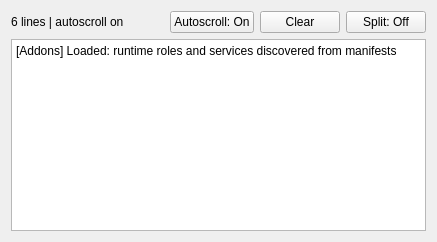
           <widget class="QWidget" name="system_console_tab">
            <attribute name="title">
             <string>System Console</string>
            </attribute>
            <layout class="QVBoxLayout" name="systemConsoleLayout" stretch="0,1">
             <item>
              <layout class="QHBoxLayout" name="systemConsoleHeader">
               <item>
                <widget class="QLabel" name="console_status">
                 <property name="text">
                  <string>6 lines | autoscroll on</string>
                 </property>
                </widget>
               </item>
               <item>
                <spacer name="systemConsoleSpacer">
                 <property name="orientation">
                  <enum>Qt::Orientation::Horizontal</enum>
                 </property>
                 <property name="sizeHint" stdset="0">
                  <size>
                   <width>40</width>
                   <height>20</height>
                  </size>
                 </property>
                </spacer>
               </item>
               <item>
                <widget class="QPushButton" name="console_autoscroll_button">
                 <property name="text">
                  <string>Autoscroll: On</string>
                 </property>
                </widget>
               </item>
               <item>
                <widget class="QPushButton" name="console_clear_button">
                 <property name="text">
                  <string>Clear</string>
                 </property>
                </widget>
               </item>
               <item>
                <widget class="QPushButton" name="console_chat_split_toggle_button">
                 <property name="toolTip">
                  <string>Show System Console and Chat side by side.</string>
                 </property>
                 <property name="text">
                  <string>Split: Off</string>
                 </property>
                 <property name="checkable">
                  <bool>true</bool>
                 </property>
                </widget>
               </item>
              </layout>
             </item>
             <item>
              <widget class="QPlainTextEdit" name="console_edit">
               <property name="plainText">
                <string>[Addons] Loaded: runtime roles and services discovered from manifests</string>
               </property>
              </widget>
             </item>
            </layout>
           </widget>
